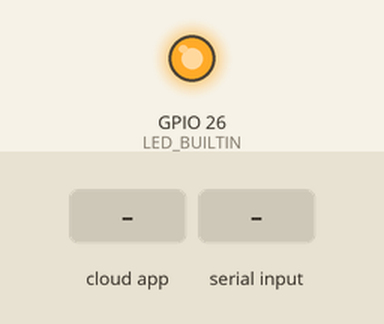
Bench run of a sketch on a simulated ESP32. Shown: output pins drawn as LEDs (lit = HIGH). The test bench sets the inputs (shaded band). WiFi joins after 1.5 s; servers stay silent unless stated; nothing arrives over Bluetooth unless stated; what the sketch prints to the serial monitor is not drawn.

Above: at 2.7 s.
2.8 s: the phone or cloud app sets Light to 0
At 3.5 s:
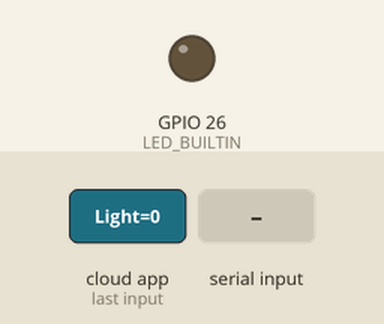
4.3 s: the phone or cloud app sets Light to 1
At 5.3 s:
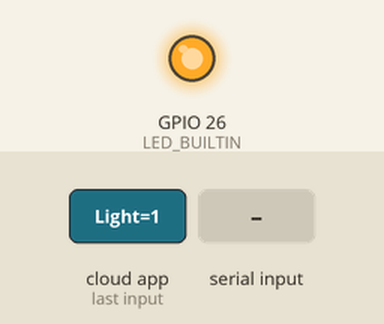
5.8 s: "off" received over the second serial link
At 6.5 s:
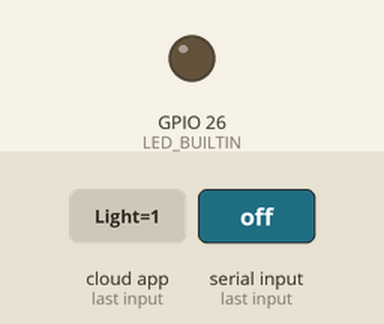
7.4 s: "on" received over the second serial link
At 8.9 s:
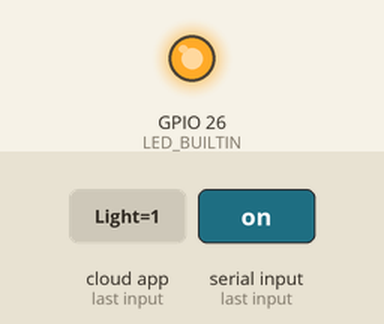
Timing chart, 0 to 10.0 s (numbered marks = the images above; inputs shaded):
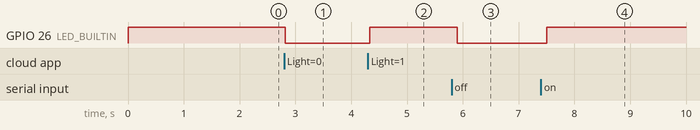

Measured:
- after the input at 2.8 s, GPIO 26 (LED_BUILTIN): HIGH → LOW at once
- after the input at 4.3 s, GPIO 26 (LED_BUILTIN): LOW → HIGH at once
- after the input at 5.8 s, GPIO 26 (LED_BUILTIN): HIGH → LOW after 0.10 s
- after the input at 7.4 s, GPIO 26 (LED_BUILTIN): LOW → HIGH after 0.10 s

The sketch:

espAlexaAndBLE.ino
```cpp
#include "BluetoothSerial.h"
#include <Arduino.h>
#include <string.h>
#include <WiFi.h>
#include <fauxmoESP.h>

fauxmoESP fauxmo;


#if !defined(CONFIG_BT_ENABLED) || !defined(CONFIG_BLUEDROID_ENABLED)
#error Bluetooth is not enabled! Please run `make menuconfig` to and enable it
#endif


BluetoothSerial SerialBT;
const int LED_BUILTIN = 26;


void setup() {

    Serial.begin(115200);

    pinMode(0, INPUT_PULLUP);

    // initialize EEPROM with predefined size


    Serial.println(ESP.getSdkVersion());
     String deviceName = "light";

    Serial.println(deviceName);
    SerialBT.begin(deviceName);
    SerialBT.setTimeout(100);

    pinMode(LED_BUILTIN, OUTPUT);
    digitalWrite(LED_BUILTIN, HIGH);


      if (connectWifi()) {
    // Setup fauxmo
     Serial.println("Adding LED device");
     fauxmo.setPort(80);
     fauxmo.enable(true);
     fauxmo.addDevice("Light");
     fauxmo.onSetState([](unsigned char device_id, const char * device_name,
                    bool state, unsigned char value) {
    Serial.println(state);
    handleLight(state);
    // Here we handle the command received
});

}
}


boolean connectWifi() {
  // Let us connect to WiFi
  WiFi.begin("akku", "nosecurity");
  while (WiFi.status() != WL_CONNECTED) {
    delay(500);
    Serial.print(".");
  }
  Serial.println("WiFi Connected....IP Address:");
  return true;
}


void handleLight(bool code) {
  Serial.println(code);

   if(code == 1){
    Serial.println("Came in on");
      digitalWrite(LED_BUILTIN, HIGH);
    }else{
      Serial.println("Came in off");
      digitalWrite(LED_BUILTIN, LOW);
    }
  }
void loop() {

    String code = SerialBT.readString();
    code.trim();
   Serial.println("came in loop");
    if(code == "on"){
      digitalWrite(LED_BUILTIN, HIGH);
    }else if(code == "off"){
      digitalWrite(LED_BUILTIN, LOW);
    }
     fauxmo.handle();
    yield();
}
```
